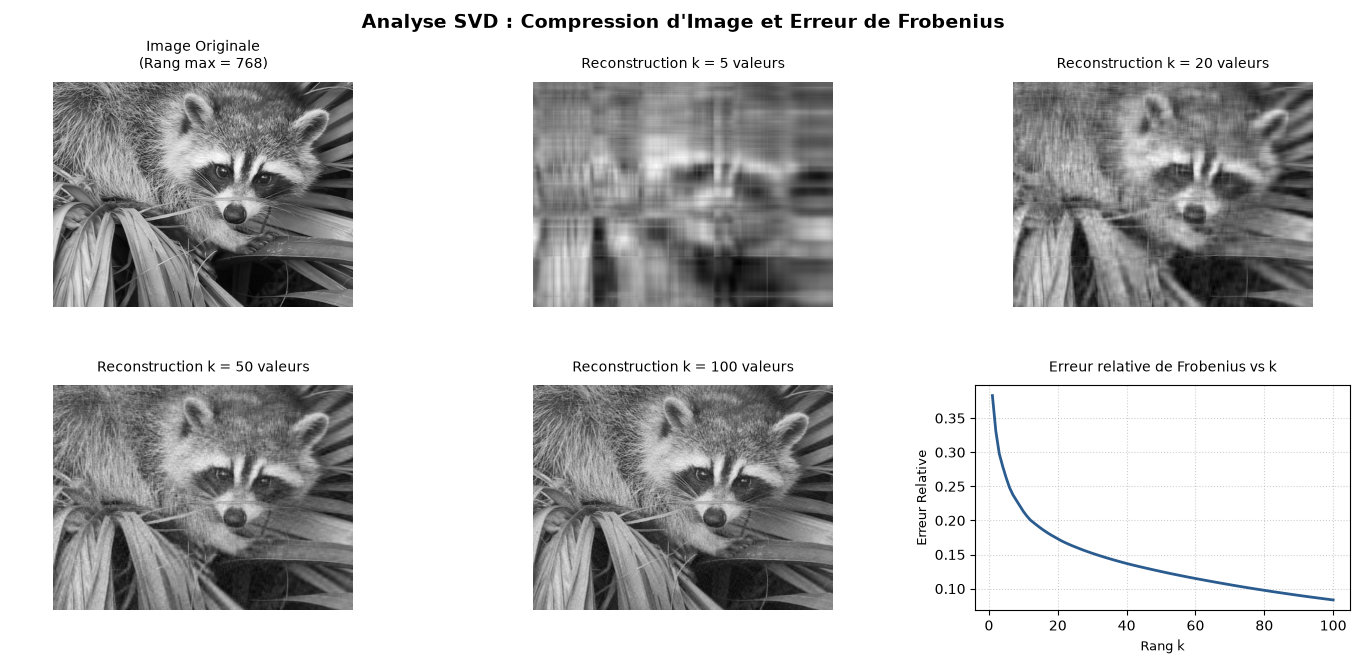

The script that drew this image:
import os
import numpy as np
import matplotlib.pyplot as plt
from scipy.datasets import face

# ==========================================
# 1. Chargement et Préparation des Données
# ==========================================
# Chargement d'une image matricielle de test (Convertie en niveaux de gris)
img = face(gray=True)
A = img.astype(float)

# ==========================================
# 2. Décomposition en Valeurs Singulières (SVD)
# Équation : A = U * Sigma * V^T
# ==========================================
U, S, Vt = np.linalg.svd(A, full_matrices=False)

# ==========================================
# 3. Reconstruction Approchée de Rang k
# ==========================================
def reconstruire_image(U, S, Vt, k):
    """
    Reconstruit la matrice A à partir des k premières valeurs singulières.
    """
    return np.dot(U[:, :k], np.dot(np.diag(S[:k]), Vt[:k, :]))

# Valeurs de k pour l'étude de compression
k_valeurs = [5, 20, 50, 100]

# Calcul de l'erreur de norme de Frobenius pour chaque k
erreur_frobenius = []
for k in range(1, 101):
    A_k = reconstruire_image(U, S, Vt, k)
    err = np.linalg.norm(A - A_k, 'fro') / np.linalg.norm(A, 'fro')
    erreur_frobenius.append(err)

# ==========================================
# 4. Visualisation des Résultats (Matplotlib)
# ==========================================
fig, axes = plt.subplots(2, 3, figsize=(13, 8.5))

# Titre principal avec espacement supérieur suffisant
fig.suptitle("Analyse SVD : Compression d'Image et Erreur de Frobenius", 
             fontsize=14, fontweight='bold', y=0.98)

# Image originale
axes[0, 0].imshow(A, cmap='gray')
axes[0, 0].set_title(f"Image Originale\n(Rang max = {min(A.shape)})", fontsize=10, pad=10)
axes[0, 0].axis('off')

# Images reconstruites
coords = [(0, 1), (0, 2), (1, 0), (1, 1)]
for idx, k in enumerate(k_valeurs):
    r, c = coords[idx]
    A_k = reconstruire_image(U, S, Vt, k)
    axes[r, c].imshow(A_k, cmap='gray')
    axes[r, c].set_title(f"Reconstruction k = {k} valeurs", fontsize=10, pad=10)
    axes[r, c].axis('off')

# Graphique de la courbe de l'erreur de Frobenius
axes[1, 2].plot(range(1, 101), erreur_frobenius[:100], color='#2b5c8f', linewidth=2)
axes[1, 2].set_title("Erreur relative de Frobenius vs k", fontsize=10, pad=10)
axes[1, 2].set_xlabel("Rang k", fontsize=9)
axes[1, 2].set_ylabel("Erreur Relative", fontsize=9)
axes[1, 2].grid(True, linestyle=':', alpha=0.6)

# Ajustement des espaces entre les sous-graphiques
plt.tight_layout(rect=[0, 0, 1, 0.94])
plt.subplots_adjust(wspace=0.28, hspace=0.35)

# ==========================================
# 5. Sauvegarde et Affichage
# ==========================================
script_dir = os.path.dirname(os.path.abspath(__file__)) if '__file__' in locals() else os.getcwd()
image_path = os.path.join(script_dir, 'svd_compression_results.png')

plt.savefig(image_path, dpi=300, bbox_inches='tight')
print(f"Image sauvegardée avec succès sous :\n{image_path}")

plt.show()
